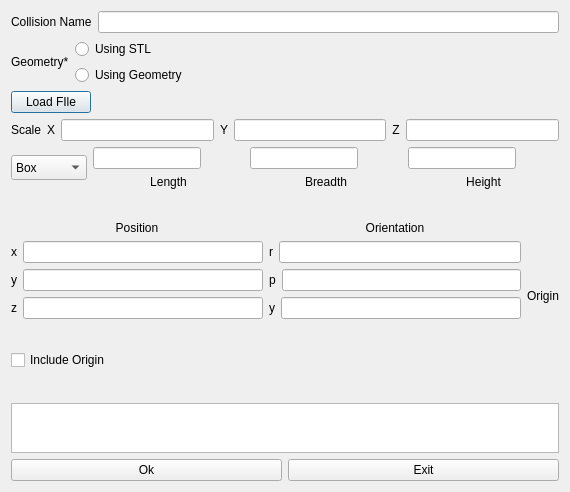
<?xml version="1.0" encoding="UTF-8"?>
<ui version="4.0">
 <class>AddCollision</class>
 <widget class="QDialog" name="AddCollision">
  <property name="geometry">
   <rect>
    <x>0</x>
    <y>0</y>
    <width>570</width>
    <height>492</height>
   </rect>
  </property>
  <property name="windowTitle">
   <string>Add Collision</string>
  </property>
  <layout class="QVBoxLayout" name="verticalLayout_7">
   <item>
    <layout class="QVBoxLayout" name="verticalLayout_4">
     <item>
      <layout class="QHBoxLayout" name="horizontalLayout_24">
       <item>
        <widget class="QLabel" name="name_label">
         <property name="text">
          <string>Collision Name</string>
         </property>
        </widget>
       </item>
       <item>
        <widget class="QLineEdit" name="collision_name"/>
       </item>
      </layout>
     </item>
     <item>
      <layout class="QHBoxLayout" name="horizontalLayout_12">
       <item>
        <widget class="QLabel" name="label_3">
         <property name="sizePolicy">
          <sizepolicy hsizetype="Fixed" vsizetype="Fixed">
           <horstretch>0</horstretch>
           <verstretch>0</verstretch>
          </sizepolicy>
         </property>
         <property name="text">
          <string>Geometry*</string>
         </property>
        </widget>
       </item>
       <item>
        <layout class="QVBoxLayout" name="verticalLayout">
         <item>
          <widget class="QRadioButton" name="stl_select">
           <property name="text">
            <string>Using STL</string>
           </property>
          </widget>
         </item>
         <item>
          <widget class="QRadioButton" name="geometry_select">
           <property name="text">
            <string>Using Geometry</string>
           </property>
          </widget>
         </item>
        </layout>
       </item>
      </layout>
     </item>
     <item>
      <layout class="QVBoxLayout" name="verticalLayout_6">
       <item>
        <layout class="QHBoxLayout" name="load_mesh_layout">
         <item>
          <widget class="QPushButton" name="MeshFIle">
           <property name="sizePolicy">
            <sizepolicy hsizetype="Fixed" vsizetype="Fixed">
             <horstretch>0</horstretch>
             <verstretch>0</verstretch>
            </sizepolicy>
           </property>
           <property name="text">
            <string>Load FIle</string>
           </property>
          </widget>
         </item>
         <item>
          <widget class="QLabel" name="geometry_filename">
           <property name="maximumSize">
            <size>
             <width>16777215</width>
             <height>16</height>
            </size>
           </property>
           <property name="text">
            <string/>
           </property>
          </widget>
         </item>
        </layout>
       </item>
       <item>
        <layout class="QHBoxLayout" name="horizontalLayout_6">
         <item>
          <widget class="QLabel" name="scale_label">
           <property name="text">
            <string>Scale</string>
           </property>
           <property name="alignment">
            <set>Qt::AlignCenter</set>
           </property>
          </widget>
         </item>
         <item>
          <widget class="QLabel" name="scale_x_label">
           <property name="text">
            <string>X</string>
           </property>
           <property name="alignment">
            <set>Qt::AlignCenter</set>
           </property>
          </widget>
         </item>
         <item>
          <widget class="QLineEdit" name="scale_x"/>
         </item>
         <item>
          <widget class="QLabel" name="scale_y_label">
           <property name="text">
            <string>Y</string>
           </property>
           <property name="alignment">
            <set>Qt::AlignCenter</set>
           </property>
          </widget>
         </item>
         <item>
          <widget class="QLineEdit" name="scale_y"/>
         </item>
         <item>
          <widget class="QLabel" name="scale_z_label">
           <property name="text">
            <string>Z</string>
           </property>
           <property name="alignment">
            <set>Qt::AlignCenter</set>
           </property>
          </widget>
         </item>
         <item>
          <widget class="QLineEdit" name="scale_z"/>
         </item>
        </layout>
       </item>
       <item>
        <layout class="QHBoxLayout" name="horizontalLayout">
         <item>
          <widget class="QComboBox" name="geometry_shape">
           <property name="sizePolicy">
            <sizepolicy hsizetype="Fixed" vsizetype="Minimum">
             <horstretch>0</horstretch>
             <verstretch>0</verstretch>
            </sizepolicy>
           </property>
           <property name="maximumSize">
            <size>
             <width>16777215</width>
             <height>25</height>
            </size>
           </property>
           <item>
            <property name="text">
             <string>Box</string>
            </property>
           </item>
           <item>
            <property name="text">
             <string>Cylinder</string>
            </property>
           </item>
           <item>
            <property name="text">
             <string>Sphere</string>
            </property>
           </item>
          </widget>
         </item>
         <item>
          <layout class="QVBoxLayout" name="parameter1_group">
           <item>
            <widget class="QLineEdit" name="parameter1">
             <property name="sizePolicy">
              <sizepolicy hsizetype="Fixed" vsizetype="Fixed">
               <horstretch>0</horstretch>
               <verstretch>0</verstretch>
              </sizepolicy>
             </property>
            </widget>
           </item>
           <item>
            <widget class="QLabel" name="parameter1_label">
             <property name="sizePolicy">
              <sizepolicy hsizetype="Preferred" vsizetype="Fixed">
               <horstretch>0</horstretch>
               <verstretch>0</verstretch>
              </sizepolicy>
             </property>
             <property name="text">
              <string>Length</string>
             </property>
             <property name="alignment">
              <set>Qt::AlignCenter</set>
             </property>
            </widget>
           </item>
          </layout>
         </item>
         <item>
          <layout class="QVBoxLayout" name="parameter2_group">
           <item>
            <widget class="QLineEdit" name="parameter2">
             <property name="sizePolicy">
              <sizepolicy hsizetype="Fixed" vsizetype="Fixed">
               <horstretch>0</horstretch>
               <verstretch>0</verstretch>
              </sizepolicy>
             </property>
            </widget>
           </item>
           <item>
            <widget class="QLabel" name="parameter2_label">
             <property name="sizePolicy">
              <sizepolicy hsizetype="Preferred" vsizetype="Fixed">
               <horstretch>0</horstretch>
               <verstretch>0</verstretch>
              </sizepolicy>
             </property>
             <property name="text">
              <string>Breadth</string>
             </property>
             <property name="alignment">
              <set>Qt::AlignCenter</set>
             </property>
            </widget>
           </item>
          </layout>
         </item>
         <item>
          <layout class="QVBoxLayout" name="verticalLayout_5">
           <item>
            <widget class="QLineEdit" name="parameter3">
             <property name="sizePolicy">
              <sizepolicy hsizetype="Fixed" vsizetype="Fixed">
               <horstretch>0</horstretch>
               <verstretch>0</verstretch>
              </sizepolicy>
             </property>
            </widget>
           </item>
           <item>
            <widget class="QLabel" name="parameter3_label">
             <property name="sizePolicy">
              <sizepolicy hsizetype="Preferred" vsizetype="Fixed">
               <horstretch>0</horstretch>
               <verstretch>0</verstretch>
              </sizepolicy>
             </property>
             <property name="text">
              <string>Height</string>
             </property>
             <property name="alignment">
              <set>Qt::AlignCenter</set>
             </property>
            </widget>
           </item>
          </layout>
         </item>
        </layout>
       </item>
      </layout>
     </item>
     <item>
      <layout class="QHBoxLayout" name="horizontalLayout_7">
       <item>
        <layout class="QVBoxLayout" name="verticalLayout_3">
         <item>
          <layout class="QHBoxLayout" name="horizontalLayout_22">
           <item>
            <layout class="QVBoxLayout" name="verticalLayout_12">
             <item>
              <widget class="QLabel" name="position_label">
               <property name="maximumSize">
                <size>
                 <width>16777215</width>
                 <height>15</height>
                </size>
               </property>
               <property name="text">
                <string>Position</string>
               </property>
               <property name="alignment">
                <set>Qt::AlignCenter</set>
               </property>
              </widget>
             </item>
             <item>
              <layout class="QHBoxLayout" name="horizontalLayout_3">
               <item>
                <widget class="QLabel" name="x_label">
                 <property name="text">
                  <string>x</string>
                 </property>
                 <property name="alignment">
                  <set>Qt::AlignCenter</set>
                 </property>
                </widget>
               </item>
               <item>
                <widget class="QLineEdit" name="x"/>
               </item>
              </layout>
             </item>
             <item>
              <layout class="QHBoxLayout" name="horizontalLayout_4">
               <item>
                <widget class="QLabel" name="y_label">
                 <property name="text">
                  <string>y</string>
                 </property>
                 <property name="alignment">
                  <set>Qt::AlignCenter</set>
                 </property>
                </widget>
               </item>
               <item>
                <widget class="QLineEdit" name="y"/>
               </item>
              </layout>
             </item>
             <item>
              <layout class="QHBoxLayout" name="horizontalLayout_5">
               <item>
                <widget class="QLabel" name="z_label">
                 <property name="text">
                  <string>z</string>
                 </property>
                 <property name="alignment">
                  <set>Qt::AlignCenter</set>
                 </property>
                </widget>
               </item>
               <item>
                <widget class="QLineEdit" name="z"/>
               </item>
              </layout>
             </item>
            </layout>
           </item>
           <item>
            <layout class="QVBoxLayout" name="verticalLayout_11">
             <item>
              <widget class="QLabel" name="orientation_label">
               <property name="maximumSize">
                <size>
                 <width>16777215</width>
                 <height>15</height>
                </size>
               </property>
               <property name="text">
                <string>Orientation</string>
               </property>
               <property name="alignment">
                <set>Qt::AlignCenter</set>
               </property>
              </widget>
             </item>
             <item>
              <layout class="QHBoxLayout" name="horizontalLayout_9">
               <item>
                <widget class="QLabel" name="roll_label">
                 <property name="text">
                  <string>r</string>
                 </property>
                 <property name="alignment">
                  <set>Qt::AlignCenter</set>
                 </property>
                </widget>
               </item>
               <item>
                <widget class="QLineEdit" name="roll"/>
               </item>
              </layout>
             </item>
             <item>
              <layout class="QHBoxLayout" name="horizontalLayout_10">
               <item>
                <widget class="QLabel" name="pitch_label">
                 <property name="text">
                  <string>p</string>
                 </property>
                 <property name="alignment">
                  <set>Qt::AlignCenter</set>
                 </property>
                </widget>
               </item>
               <item>
                <widget class="QLineEdit" name="pitch"/>
               </item>
              </layout>
             </item>
             <item>
              <layout class="QHBoxLayout" name="horizontalLayout_11">
               <item>
                <widget class="QLabel" name="yaw_label">
                 <property name="text">
                  <string>y</string>
                 </property>
                 <property name="alignment">
                  <set>Qt::AlignCenter</set>
                 </property>
                </widget>
               </item>
               <item>
                <widget class="QLineEdit" name="yaw"/>
               </item>
              </layout>
             </item>
            </layout>
           </item>
          </layout>
         </item>
         <item>
          <widget class="QCheckBox" name="includeorigin">
           <property name="maximumSize">
            <size>
             <width>16777215</width>
             <height>20</height>
            </size>
           </property>
           <property name="text">
            <string>Include Origin</string>
           </property>
          </widget>
         </item>
        </layout>
       </item>
       <item>
        <widget class="QLabel" name="origin_label">
         <property name="text">
          <string>Origin</string>
         </property>
         <property name="alignment">
          <set>Qt::AlignCenter</set>
         </property>
        </widget>
       </item>
      </layout>
     </item>
     <item>
      <layout class="QVBoxLayout" name="verticalLayout_2">
       <item>
        <widget class="QTextBrowser" name="errorlist">
         <property name="maximumSize">
          <size>
           <width>16777215</width>
           <height>50</height>
          </size>
         </property>
        </widget>
       </item>
       <item>
        <layout class="QHBoxLayout" name="horizontalLayout_2">
         <item>
          <widget class="QPushButton" name="ok">
           <property name="text">
            <string>Ok</string>
           </property>
          </widget>
         </item>
         <item>
          <widget class="QPushButton" name="exit">
           <property name="text">
            <string>Exit</string>
           </property>
          </widget>
         </item>
        </layout>
       </item>
      </layout>
     </item>
    </layout>
   </item>
  </layout>
 </widget>
 <resources/>
 <connections/>
</ui>
